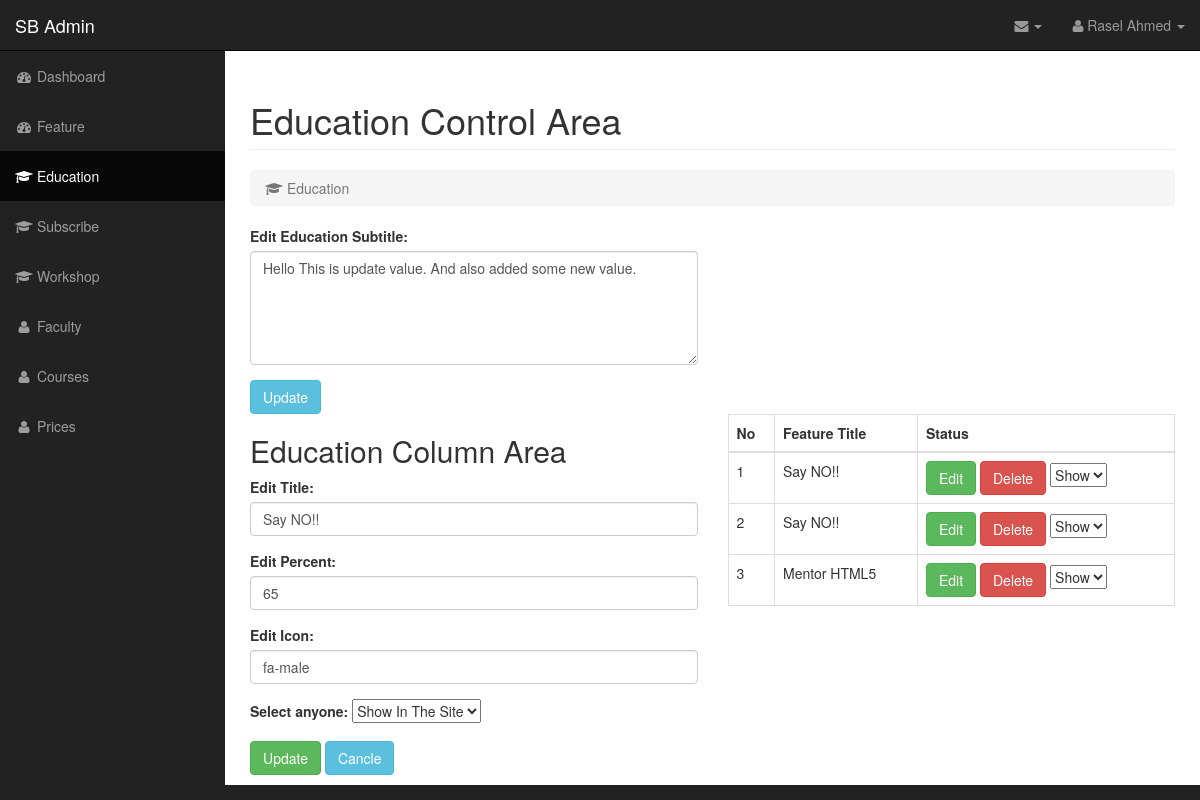
The page /admin/education.php?editId=1 (signed in) on the database its author committed.
### tables this page shows
CREATE TABLE `section_subtitle` (
  `sectionName` varchar(250) NOT NULL,
  `subtitle` text NOT NULL
);

CREATE TABLE `education` (
  `id` int(11) NOT NULL,
  `title` text NOT NULL,
  `percent` varchar(250) NOT NULL,
  `icon` varchar(250) NOT NULL,
  `status` varchar(11) NOT NULL
);

### admin/config/selectData.php (called while the page is built)
<?php
function getJSONFromDB($sql){
	include 'mysqlDb.php';
	$result = mysqli_query($conn, $sql)or die(mysqli_error($conn));
	$arr=array();
	while($row = mysqli_fetch_assoc($result)) {
		$arr[]=$row;
	}
	return json_encode($arr);
}
?>

### admin/education.php (the view, shortened to what this page needs)
<?php
 $curentPage = "education";
 include 'template/head.php';
 $jsonEducationString = getJSONFromDB("select * from education where id ='".$_GET['editId']."'");
 $EducationAllData = json_decode($jsonEducationString);
?>
     <div id="page-wrapper">
            <div class="container-fluid">
                <div class="row">
                    <div class="col-lg-12">
                        <h1 class="page-header">
                            Education Control Area
                        </h1>
                        <ol class="breadcrumb">
                            <li class="active">
                                <i class="fa fa-graduation-cap"></i> Education
                            </li>
                        </ol>
                    </div>
                </div>
                <?php
                $jsonEducationSubtitleString = getJSONFromDB("select * from section_subtitle where sectionName ='Features'");
               $EducationData = json_decode($jsonEducationSubtitleString);
                 ?>
                <div class="row">
                    <div class="col-lg-6">
                        <form action="" method="post">
                            <div class="form-group">
                              <label for="section_title">Edit Education Subtitle:</label>
                              <textarea class="form-control" name="subtitle" rows="5" id="EducationSubtitle"><?php
                                if (isset($_POST['subtitle'])) {
                                    echo $_POST['subtitle'];
                                }else{
                                    echo $EducationData[0]->subtitle;
                                }
                                ?></textarea>
                            </div>
                            <button type="submit" name="submit" class="btn btn-info">Update</button>
                        </form>
                    </div>
                </div>
                <div class="row">
                  <div class="col-lg-6">
		              <h2>Education Column Area</h2>
					  <form action="" method="post">
					    <div class="form-group">
					      <label for="title"><?php echo isset($_GET['editId'])? 'Edit':'Add' ?> Title:</label>
					      <input type="text" class="form-control" id="title" placeholder="Enter Column Title!" value="<?php echo  (isset($_GET['editId']))? $EducationAllData[0]->title:'' ?>" name="title">
					    </div>
					    <div class="form-group">
					      <label for="percent"><?php echo isset($_GET['editId'])? 'Edit':'Add' ?> Percent:</label>
					      <input type="number" class="form-control" id="percent" placeholder="Enter Column Percent!" value="<?php echo  (isset($_GET['editId']))? $EducationAllData[0]->percent:'' ?>" name="percent">
					    </div>
					    <div class="form-group">
					      <label for="icon"><?php echo isset($_GET['editId'])? 'Edit':'Add' ?> Icon:</label>
					      <input type="text" class="form-control" id="icon" placeholder="Enter Column Icon name" value="<?php echo (isset($_GET['editId']))? $EducationAllData[0]->icon:'' ?>" name="icon">
					    </div>
					    <div class="form-group">
					    <label for="status">Select anyone:</label>
					    	<select name="status" id="status">
					    		<option value="on" selected="">Show In The Site</option>
					        </select>
					    </div>
					    <button type="submit" name="<?php echo isset($_GET['editId'])? 'updateNewEducation':'addNewEducation' ?>" class="btn btn-success"><?php echo isset($_GET['editId'])? 'Update':'Submit' ?></button>
                        <?php if (isset($_GET['editId'])){ ?>
                            <a href="education.php" class="btn btn-info">Cancle</a>
                       <?php } ?>
					  </form>
					</div>
					<div class="col-lg-6">
					    <?php
					    	$jsonEducationDataString = getJSONFromDB("select * from education");
                            $Education = json_decode($jsonEducationDataString);
					    ?>
						<table class="table table-bordered">
                            <thead>
                              <tr>
                                <th>No</th>
                                <th>Feature Title</th>
                                <th>Status</th>
                              </tr>
                            </thead>
                            <tbody>
                            <?php for ($i=0; $i <sizeof($Education); $i++) { ?>
                              <tr>
                                <td><?php echo ($i+1) ?></td>
                                <td><?php echo $Education[$i]->title; ?></td>
                                <td>
                                  <a href="education.php?editId=<?php echo $Education[$i]->id; ?>" class="btn btn-success">Edit</a>
                                  <a href="education.php?deleteId=<?php echo $Education[$i]->id; ?>" class="btn btn-danger delete_data" id="<?php echo $Education[$i]->id; ?>" >Delete</a>
                                  <select name="statusChange" id="">
                                     <?php
                                        if ($Education[$i]->status == 'on') { ?>
                                        	<option value="on">Show</option>
                                        <?php }else{ ?>
											<option value="off">Hide</option>
                                       <?php } ?>
                                  </select>
                                </td>
                              </tr>
                              <?php } ?>
                            </tbody>
                        </table>
					</div>
                </div>
            </div>
        </div>
    </div>
<?php include 'template/footer.php'; ?>

### admin/template/head.php (shortened to what this page needs)
<?php
require 'config/selectData.php';
$jsonAdminDataString = getJSONFromDB("select * from admin_login where email='raselahmed@gmail.com'");
$AdminData = json_decode($jsonAdminDataString);
?>
<!DOCTYPE html>
<html lang="en">
<head>
    <link href="css/bootstrap.min.css" rel="stylesheet">
    <link href="css/sb-admin.css" rel="stylesheet">
    <link href="css/plugins/morris.css" rel="stylesheet">
    <link href="font-awesome/css/font-awesome.min.css" rel="stylesheet" type="text/css">
</head>
<body>
    <div id="wrapper">
        <nav class="navbar navbar-inverse navbar-fixed-top" role="navigation">
            <div class="navbar-header">
                <a class="navbar-brand" href="index.php">SB Admin</a>
            </div>
            <ul class="nav navbar-right top-nav">
                <li class="dropdown">
                    <a href="#" class="dropdown-toggle" data-toggle="dropdown"><i class="fa fa-envelope"></i> <b class="caret"></b></a>
                </li>
                <li class="dropdown">
                    <a href="#" class="dropdown-toggle" data-toggle="dropdown"><i class="fa fa-user"></i> <?php echo $AdminData[0]->name; ?> <b class="caret"></b></a>
                </li>
            </ul>
            <div class="collapse navbar-collapse navbar-ex1-collapse">
                <ul class="nav navbar-nav side-nav">
                    <li class="<?php if($curentPage == 'index'){echo 'active'; } ?>">
                        <a href="index.php"><i class="fa fa-fw fa-dashboard"></i> Dashboard</a>
                    </li>
                    <li class="<?php if($curentPage == 'features'){echo 'active';} ?>">
                        <a href="features.php"><i class="fa fa-fw fa-dashboard"></i> Feature</a>
                    </li>
                    <li class="<?php if($curentPage == 'education'){echo 'active';} ?>">
                        <a href="education.php"><i class="fa fa-fw fa-graduation-cap"></i> Education</a>
                    </li>
                    <li class="<?php if($curentPage == 'subscribe'){echo 'active';} ?>">
                        <a href="subscribe.php"><i class="fa fa-fw fa-graduation-cap"></i> Subscribe</a>
                    </li>
                    <li class="<?php if($curentPage == 'workshop'){echo 'active';} ?>">
                        <a href="workshop.php"><i class="fa fa-fw fa-graduation-cap"></i> Workshop</a>
                    </li>
                    <li class="<?php if($curentPage == 'faculty'){echo 'active';} ?>">
                        <a href="faculty.php"><i class="fa fa-fw fa-user"></i> Faculty</a>
                    </li>
                    <li class="<?php if($curentPage == 'courses'){echo 'active';} ?>">
                        <a href="courses.php"><i class="fa fa-fw fa-user"></i> Courses</a>
                    </li>
                    <li class="<?php if($curentPage == 'prices'){echo 'active';} ?>">
                        <a href="prices.php"><i class="fa fa-fw fa-user"></i> Prices</a>
                    </li>
                </ul>
            </div>
        </nav>

### admin/css/sb-admin.css (style rules this page uses)
body { margin-top: 100px; background-color: #222; }
@media (min-width:768px) { body { margin-top: 50px; } }
#wrapper { padding-left: 0; }
#page-wrapper { width: 100%; padding: 0; background-color: #fff; }
@media (min-width:768px) { #wrapper { padding-left: 225px; } }
@media (min-width:768px) { #page-wrapper { padding: 10px; } }
.top-nav { padding: 0 15px; }
.top-nav>li { display: inline-block; float: left; }
.top-nav>li>a { padding-top: 15px; padding-bottom: 15px; line-height: 20px; color: #999; }
@media (min-width:768px) { .side-nav { position: fixed; top: 51px; left: 225px; width: 225px; margin-left: -225px; border: none; border-radius: 0; overflow-y: auto; background-color: #222; bottom: 0; overflow-x: hidden; padding-bottom: 40px; } }
@media (min-width:768px) { .side-nav>li>a { width: 225px; } }

### rows shown on the page
section_subtitle: subtitle "Hello This is update value. And also added some new value."
education: title "Say NO!!", percent "65", icon "fa-male", statusChange "Show"
education: title "Say NO!!", statusChange "Show"
education: title "Mentor HTML5", statusChange "Show"

### other values the page prints
$AdminData[0]->name "Rasel Ahmed"
